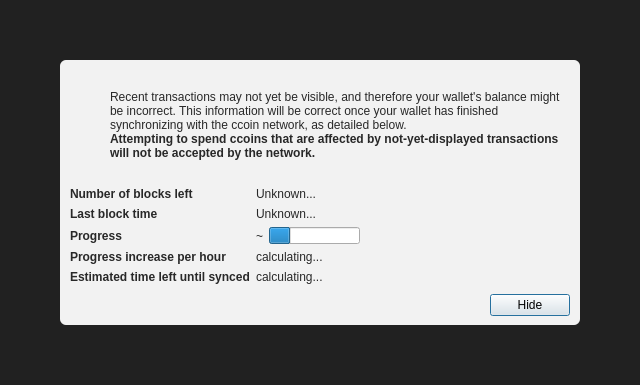
<?xml version="1.0" encoding="UTF-8"?>
<ui version="4.0">
 <class>ModalOverlay</class>
 <widget class="ModalOverlay" name="ModalOverlay">
  <property name="geometry">
   <rect>
    <x>0</x>
    <y>0</y>
    <width>640</width>
    <height>385</height>
   </rect>
  </property>
  <property name="windowTitle">
   <string>Form</string>
  </property>
  <layout class="QVBoxLayout" name="verticalLayout" stretch="0">
   <property name="sizeConstraint">
    <enum>QLayout::SetDefaultConstraint</enum>
   </property>
   <property name="leftMargin">
    <number>0</number>
   </property>
   <property name="topMargin">
    <number>0</number>
   </property>
   <property name="rightMargin">
    <number>0</number>
   </property>
   <property name="bottomMargin">
    <number>0</number>
   </property>
   <item>
    <widget class="QWidget" name="bgWidget" native="true">
     <property name="styleSheet">
      <string notr="true">#bgWidget { background: rgba(0,0,0,220); }</string>
     </property>
     <layout class="QVBoxLayout" name="verticalLayoutMain" stretch="1">
      <property name="leftMargin">
       <number>60</number>
      </property>
      <property name="topMargin">
       <number>60</number>
      </property>
      <property name="rightMargin">
       <number>60</number>
      </property>
      <property name="bottomMargin">
       <number>60</number>
      </property>
      <item>
       <widget class="QWidget" name="contentWidget" native="true">
        <property name="styleSheet">
         <string notr="true">#contentWidget { background: rgba(255,255,255,240); border-radius: 6px; }

QLabel { color: rgb(40,40,40);  }</string>
        </property>
        <layout class="QVBoxLayout" name="verticalLayoutSub" stretch="1,0,0,0">
         <property name="spacing">
          <number>0</number>
         </property>
         <property name="leftMargin">
          <number>10</number>
         </property>
         <property name="topMargin">
          <number>10</number>
         </property>
         <property name="rightMargin">
          <number>10</number>
         </property>
         <property name="bottomMargin">
          <number>10</number>
         </property>
         <item>
          <layout class="QHBoxLayout" name="horizontalLayoutIconText" stretch="0,1">
           <property name="topMargin">
            <number>20</number>
           </property>
           <item>
            <layout class="QVBoxLayout" name="verticalLayoutIcon">
             <property name="leftMargin">
              <number>0</number>
             </property>
             <item>
              <widget class="QPushButton" name="warningIcon">
               <property name="enabled">
                <bool>false</bool>
               </property>
               <property name="text">
                <string/>
               </property>
               <property name="icon">
                <iconset>
                 <normaloff>:/icons/warning</normaloff>
                 <disabledoff>:/icons/warning</disabledoff>:/icons/warning</iconset>
               </property>
               <property name="iconSize">
                <size>
                 <width>48</width>
                 <height>48</height>
                </size>
               </property>
               <property name="flat">
                <bool>true</bool>
               </property>
              </widget>
             </item>
             <item>
              <spacer name="verticalSpacerWarningIcon">
               <property name="orientation">
                <enum>Qt::Vertical</enum>
               </property>
               <property name="sizeHint" stdset="0">
                <size>
                 <width>20</width>
                 <height>40</height>
                </size>
               </property>
              </spacer>
             </item>
            </layout>
           </item>
           <item>
            <layout class="QVBoxLayout" name="verticalLayoutInfoText">
             <property name="leftMargin">
              <number>0</number>
             </property>
             <property name="topMargin">
              <number>0</number>
             </property>
             <item>
              <widget class="QLabel" name="infoText">
               <property name="text">
                <string>Recent transactions may not yet be visible, and therefore your wallet's balance might be incorrect. This information will be correct once your wallet has finished synchronizing with the ccoin network, as detailed below.</string>
               </property>
               <property name="textFormat">
                <enum>Qt::RichText</enum>
               </property>
               <property name="wordWrap">
                <bool>true</bool>
               </property>
              </widget>
             </item>
             <item>
              <widget class="QLabel" name="infoTextStrong">
               <property name="font">
                <font>
                 <weight>75</weight>
                 <bold>true</bold>
                </font>
               </property>
               <property name="text">
                <string>Attempting to spend ccoins that are affected by not-yet-displayed transactions will not be accepted by the network.</string>
               </property>
               <property name="textFormat">
                <enum>Qt::RichText</enum>
               </property>
               <property name="wordWrap">
                <bool>true</bool>
               </property>
              </widget>
             </item>
             <item>
              <spacer name="verticalSpacerInTextSpace">
               <property name="orientation">
                <enum>Qt::Vertical</enum>
               </property>
               <property name="sizeHint" stdset="0">
                <size>
                 <width>20</width>
                 <height>40</height>
                </size>
               </property>
              </spacer>
             </item>
            </layout>
           </item>
          </layout>
         </item>
         <item>
          <spacer name="verticalSpacerAfterText">
           <property name="orientation">
            <enum>Qt::Vertical</enum>
           </property>
           <property name="sizeHint" stdset="0">
            <size>
             <width>20</width>
             <height>40</height>
            </size>
           </property>
          </spacer>
         </item>
         <item>
          <layout class="QFormLayout" name="formLayout">
           <property name="fieldGrowthPolicy">
            <enum>QFormLayout::FieldsStayAtSizeHint</enum>
           </property>
           <property name="horizontalSpacing">
            <number>6</number>
           </property>
           <property name="verticalSpacing">
            <number>6</number>
           </property>
           <property name="topMargin">
            <number>10</number>
           </property>
           <item row="0" column="0">
            <widget class="QLabel" name="labelNumberOfBlocksLeft">
             <property name="font">
              <font>
               <weight>75</weight>
               <bold>true</bold>
              </font>
             </property>
             <property name="text">
              <string>Number of blocks left</string>
             </property>
            </widget>
           </item>
           <item row="0" column="1">
            <widget class="QLabel" name="numberOfBlocksLeft">
             <property name="text">
              <string>Unknown...</string>
             </property>
            </widget>
           </item>
           <item row="1" column="0">
            <widget class="QLabel" name="labelLastBlockTime">
             <property name="font">
              <font>
               <weight>75</weight>
               <bold>true</bold>
              </font>
             </property>
             <property name="text">
              <string>Last block time</string>
             </property>
            </widget>
           </item>
           <item row="1" column="1">
            <widget class="QLabel" name="newestBlockDate">
             <property name="sizePolicy">
              <sizepolicy hsizetype="Maximum" vsizetype="Preferred">
               <horstretch>0</horstretch>
               <verstretch>0</verstretch>
              </sizepolicy>
             </property>
             <property name="text">
              <string>Unknown...</string>
             </property>
            </widget>
           </item>
           <item row="2" column="0">
            <widget class="QLabel" name="labelSyncDone">
             <property name="font">
              <font>
               <weight>75</weight>
               <bold>true</bold>
              </font>
             </property>
             <property name="text">
              <string>Progress</string>
             </property>
            </widget>
           </item>
           <item row="2" column="1">
            <layout class="QHBoxLayout" name="horizontalLayoutSync" stretch="0,1">
             <item>
              <widget class="QLabel" name="percentageProgress">
               <property name="text">
                <string notr="true">~</string>
               </property>
              </widget>
             </item>
             <item>
              <widget class="QProgressBar" name="progressBar">
               <property name="value">
                <number>24</number>
               </property>
               <property name="format">
                <string/>
               </property>
              </widget>
             </item>
            </layout>
           </item>
           <item row="4" column="0">
            <widget class="QLabel" name="labelProgressIncrease">
             <property name="font">
              <font>
               <weight>75</weight>
               <bold>true</bold>
              </font>
             </property>
             <property name="text">
              <string>Progress increase per hour</string>
             </property>
            </widget>
           </item>
           <item row="4" column="1">
            <widget class="QLabel" name="progressIncreasePerH">
             <property name="text">
              <string>calculating...</string>
             </property>
            </widget>
           </item>
           <item row="5" column="0">
            <widget class="QLabel" name="labelEstimatedTimeLeft">
             <property name="font">
              <font>
               <weight>75</weight>
               <bold>true</bold>
              </font>
             </property>
             <property name="text">
              <string>Estimated time left until synced</string>
             </property>
            </widget>
           </item>
           <item row="5" column="1">
            <widget class="QLabel" name="expectedTimeLeft">
             <property name="text">
              <string>calculating...</string>
             </property>
            </widget>
           </item>
          </layout>
         </item>
         <item>
          <layout class="QHBoxLayout" name="horizontalLayoutButtons">
           <property name="leftMargin">
            <number>10</number>
           </property>
           <property name="topMargin">
            <number>10</number>
           </property>
           <item>
            <spacer name="horizontalSpacer">
             <property name="orientation">
              <enum>Qt::Horizontal</enum>
             </property>
             <property name="sizeHint" stdset="0">
              <size>
               <width>40</width>
               <height>20</height>
              </size>
             </property>
            </spacer>
           </item>
           <item>
            <widget class="QPushButton" name="closeButton">
             <property name="text">
              <string>Hide</string>
             </property>
             <property name="focusPolicy">
              <enum>Qt::StrongFocus</enum>
             </property>
             <property name="default">
              <bool>true</bool>
             </property>
            </widget>
           </item>
          </layout>
         </item>
        </layout>
       </widget>
      </item>
     </layout>
    </widget>
   </item>
  </layout>
 </widget>
 <customwidgets>
  <customwidget>
   <class>ModalOverlay</class>
   <extends>QWidget</extends>
   <header>qt/modaloverlay.h</header>
   <container>1</container>
  </customwidget>
 </customwidgets>
 <resources/>
 <connections/>
</ui>
